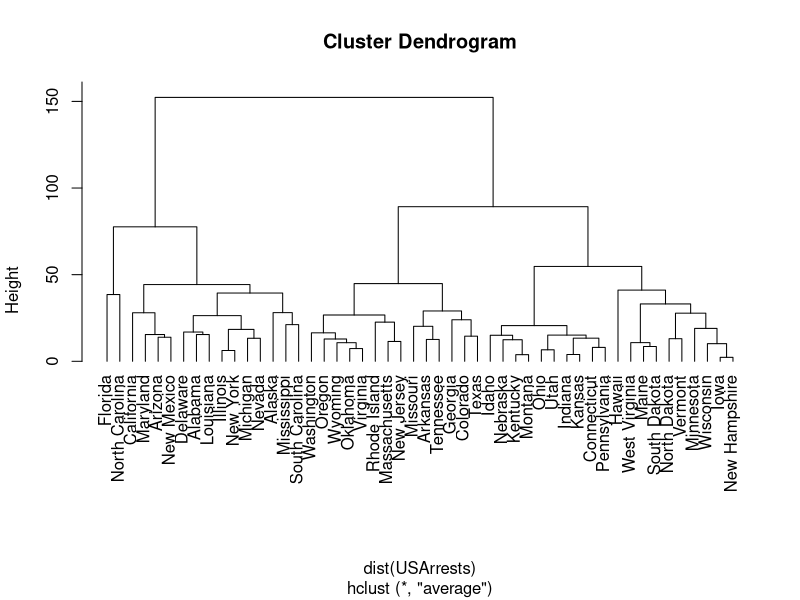
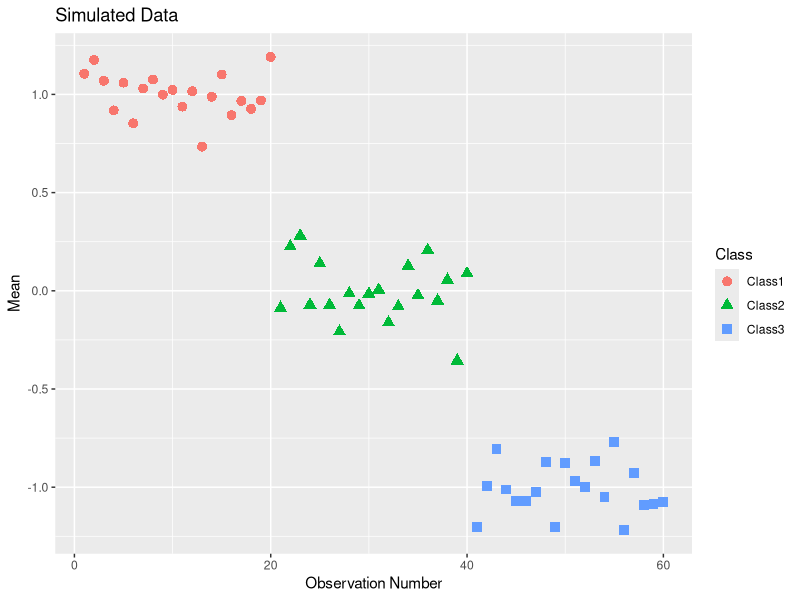
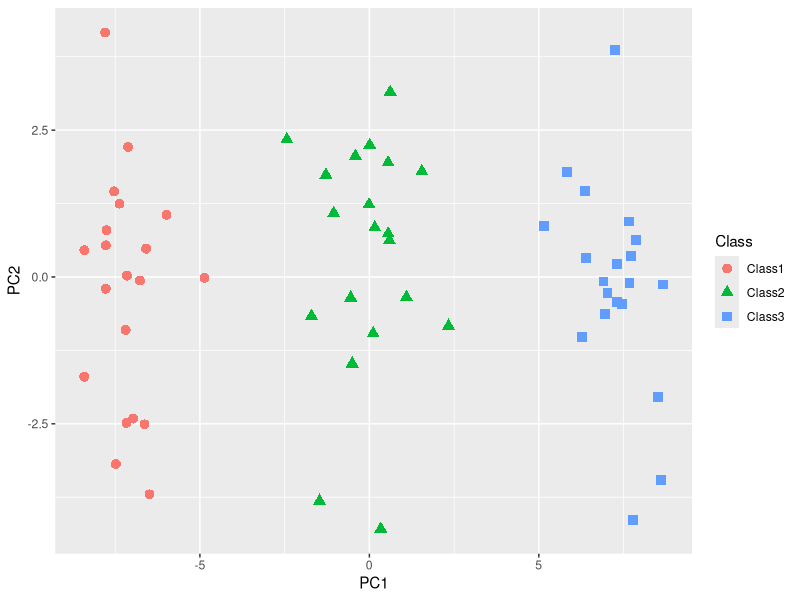

R code for these plots, in order:
?hclust
hc <- hclust(dist(USArrests), "ave") 
plot(hc, hang=-1)

cutree(hc, 2)


library(ggplot2)

### Exercise 10.7

r <- cor((t(USArrests)))
Euclidean <- as.matrix(dist(t(scale(t(USArrests)))))^2
Euclidean/(1-r)


### Exercise 10.10

#(a)
set.seed(1)
X <- matrix(rnorm(60*50), ncol=50)
X[1:20,] <- X[1:20,] + 1
X[41:60,] <- X[41:60,] - 1
Class <- as.factor(rep(c("Class1", "Class2", "Class3"), each=20))
ggplot() + geom_point(aes(1:60, rowMeans(X), color=Class, shape=Class), size=3) +
  labs(title="Simulated Data", x="Observation Number", y="Mean")

#(b)
PCA <- prcomp(X)
PC <- data.frame(PC1=PCA$x[,1], PC2=PCA$x[,2])
ggplot(PC) + geom_point(aes(PC1, PC2, color=Class, shape=Class), size=3)

#(c)
Kmeans1 <- kmeans(X, 3)
table(Class, Kmeans1$cluster)

#(d)
Kmeans2 <- kmeans(X, 2)
table(Class, Kmeans2$cluster)

#(e)
Kmeans3 <- kmeans(X, 4)
table(Class, Kmeans3$cluster)

#(f)
Kmeans4 <- kmeans(PC, 3)
table(Class, Kmeans4$cluster)

#(g)
Kmeans5 <- kmeans(scale(X), 3)
table(Class, Kmeans5$cluster)
